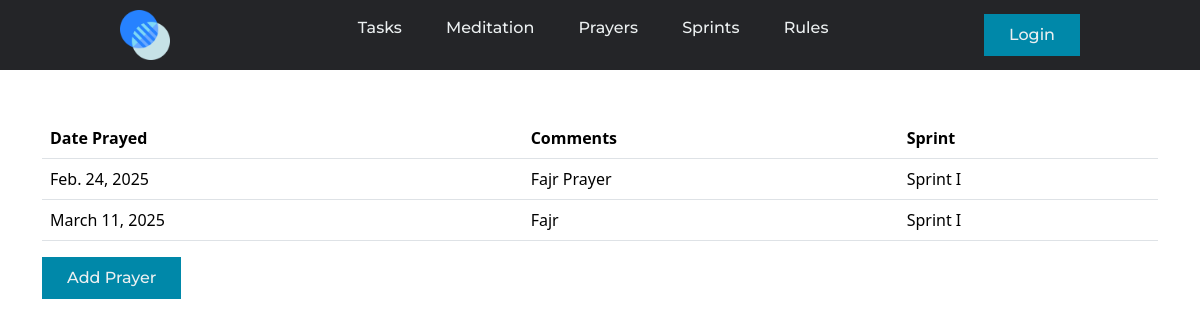
The page /prayers/ on the database its author committed.
### task/models.py (models this page shows, shortened)
class Prayer(models.Model):
    date_prayed = models.DateField()
    comments = models.TextField(null=True, blank=True)
    sprint = models.ForeignKey(Sprint, on_delete=models.CASCADE)
    owner = models.ForeignKey(get_user_model(), on_delete=models.CASCADE)

class Sprint(models.Model):
    STATUS_CHOICES = [('notdone', 'notdone'), ('inprogress', 'inprogress'), ('done', 'done')]
    name = models.CharField(max_length=255)
    due_date = models.DateField()
    status = models.CharField(choices=STATUS_CHOICES, max_length=255)
    comments = models.TextField()
    prize_earned = models.BooleanField(default=False)
    owner = models.ForeignKey(get_user_model(), on_delete=models.CASCADE)
    def __str__(self):
        return self.name

### task/views.py (the view)
# urls.py: path('prayers/', views.PrayerListView.as_view(), name='prayers'),
class PrayerListView(generic.ListView):
    model = Prayer
    queryset = Prayer.objects.all()
    template_name = 'prayer/prayers.html'
    context_object_name = 'prayers'

### templates/prayer/prayers.html (shortened to what this page needs)
{% extends 'base.html' %}
{% block content %}
  <div class="container mt-5">
    {% if prayers %}
    <table class="table">
      <th>Date Prayed</th>
      <th>Comments</th>
      <th>Sprint</th>
      {% for prayer in prayers %}
      <tr>
        <td>{{prayer.date_prayed}}</td>
        <td>{{prayer.comments}}</td>
        <td>{{prayer.sprint}}</td>
      </tr>
      {% endfor %}
    </table>
    {% endif %}
    <a href="{% url 'prayer_add' %}"><button>Add Prayer</button></a>
  </div>
{% endblock %}

### assets/static/css/styles.css (style rules this page uses)
* { box-sizing: border-box; margin: 0px; padding: 0; }
li, a, button { font-family: "Montserrat", sans-serif; font-weight: 500; font-size: 16px; color: #ecf0f1; text-decoration: none; }
button { border-radius: 10px; }
button { padding: 9px 25px; background-color: rgba(0,136,169,1); border: none; border-radius: 10px; cursor: pointer; transform: all 0.3s ease 0s; }

### rows shown on the page
Prayer: date_prayed "Feb. 24, 2025", comments "Fajr Prayer", sprint "Sprint I"
Prayer: date_prayed "March 11, 2025", comments "Fajr", sprint "Sprint I"
